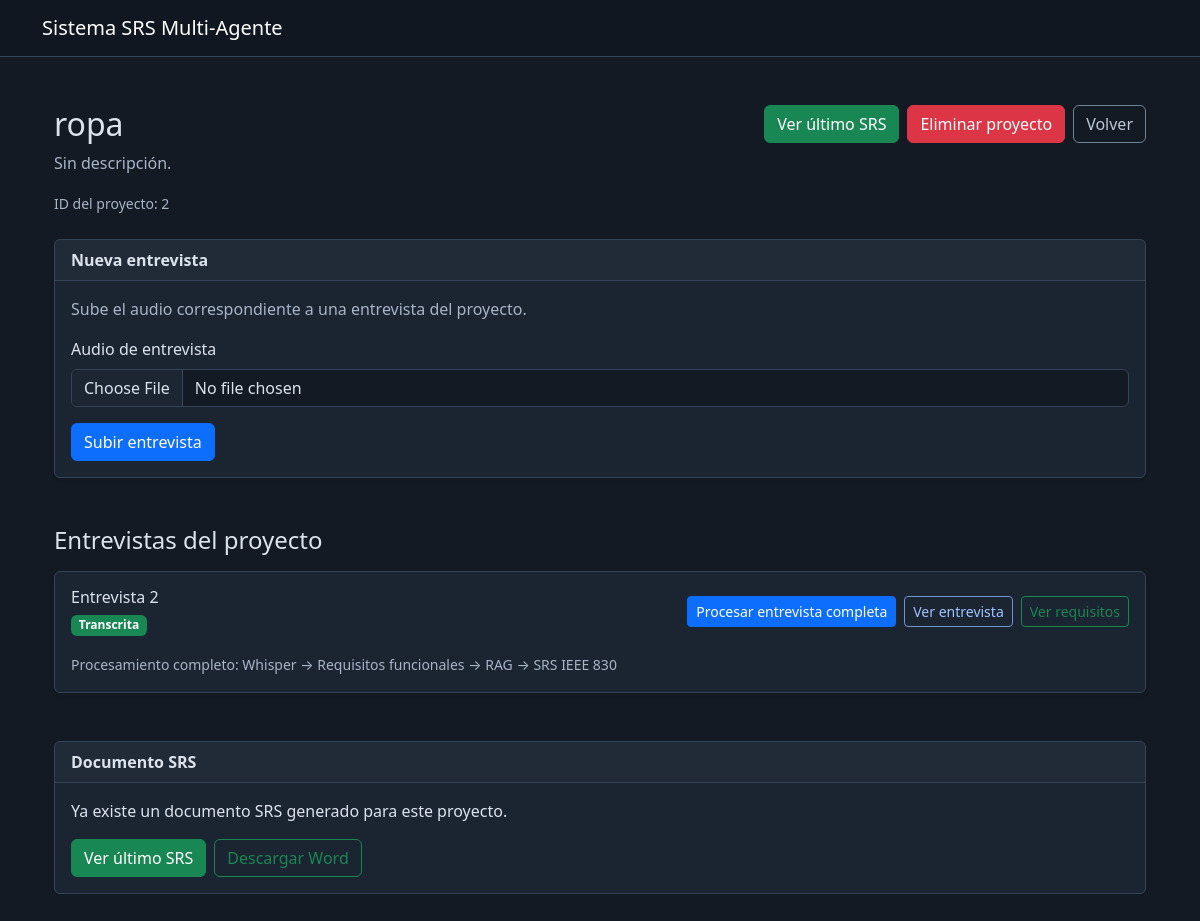
The app's page /projects/2 with its own data.
### app/models.py (models this page shows, shortened)
class Project(db.Model):
    id = db.Column(
        db.Integer,
        primary_key=True
    )
    name = db.Column(
        db.String(150),
        nullable=False
    )
    description = db.Column(
        db.Text,
        nullable=True
    )
    created_at = db.Column(
        db.DateTime,
        default=datetime.utcnow
    )

class Interview(db.Model):
    original_transcription = db.Column(db.Text, nullable=True)
    id = db.Column(
        db.Integer,
        primary_key=True
    )
    project_id = db.Column(
        db.Integer,
        db.ForeignKey("project.id"),
        nullable=False
    )
    audio_path = db.Column(
        db.String(300),
        nullable=True
    )
    transcription = db.Column(
        db.Text,
        nullable=True
    )
    created_at = db.Column(
        db.DateTime,
        default=datetime.utcnow
    )

### app/routes.py (the view)
@main.route(
    "/projects/<int:project_id>"
)
def project_detail(project_id):
    project = Project.query.get_or_404(
        project_id
    )
    interviews = (
        Interview.query
        .filter_by(
            project_id=project.id
        )
        .order_by(
            Interview.created_at.desc()
        )
        .all()
    )
    latest_srs = (
        SRSDocument.query
        .filter_by(
            project_id=project.id
        )
        .order_by(
            SRSDocument.created_at.desc()
        )
        .first()
    )
    return render_template(
        "project.html",
        project=project,
        interviews=interviews,
        project_context=get_project_context(project.id),
        latest_srs=latest_srs
    )

### app/routes.py (called while the page is built)
def load_enriched_context(
    enriched_context
):
    if not enriched_context:
        return None
    try:
        context = json.loads(
            enriched_context
        )
        if isinstance(
            context,
            dict
        ):
            return context
    except (
        json.JSONDecodeError,
        TypeError
    ):
        pass
    return None

def get_project_context(project_id):
    record = db.session.get(ProjectContext, project_id)
    return load_enriched_context(record.content) if record else None

### app/templates/project.html
{% extends "base.html" %}
{% block content %}
<div class="container py-4">
    <div
        class="d-flex
               justify-content-between
               align-items-start
               flex-wrap
               gap-3
               mb-4"
    >
        <div>
            <h2>
                {{ project.name }}
            </h2>
            <p class="text-muted">
                {{ project.description
                   or
                   "Sin descripción." }}
            </p>
            <small class="text-muted">
                ID del proyecto:
                {{ project.id }}
            </small>
        </div>
        <div class="d-flex flex-wrap gap-2">
            {% if latest_srs %}
                <a
                    href="{{ url_for(
                        'main.view_srs',
                        document_id=latest_srs.id
                    ) }}"
                    class="btn btn-success"
                >
                    Ver último SRS
                </a>
            {% endif %}
            <form
                action="{{ url_for(
                    'main.delete_project',
                    project_id=project.id
                ) }}"
                method="POST"
                onsubmit="
                    return confirm(
                        '¿Seguro que deseas eliminar este proyecto? Se eliminarán también sus entrevistas, requisitos y documentos SRS.'
                    );
                "
            >
                <button
                    type="submit"
                    class="btn btn-danger"
                >
                    Eliminar proyecto
                </button>
            </form>
            <a
                href="{{ url_for(
                    'main.index'
                ) }}"
                class="btn btn-outline-secondary"
            >
                Volver
            </a>
        </div>
    </div>
    <div class="card mb-5 shadow-sm">
        <div class="card-header">
            <strong>
                Nueva entrevista
            </strong>
        </div>
        <div class="card-body">
            <p class="text-muted">
                Sube el audio correspondiente
                a una entrevista del proyecto.
            </p>
            <form
                method="POST"
                action="{{ url_for(
                    'main.upload_interview',
                    project_id=project.id
                ) }}"
                enctype="multipart/form-data"
            >
                <div class="mb-3">
                    <label
                        for="audio"
                        class="form-label"
                    >
                        Audio de entrevista
                    </label>
                    <input
                        id="audio"
                        type="file"
                        name="audio"
                        class="form-control"
                        accept=".mp3,.wav,.m4a,.ogg,.webm,.mp4"
                        required
                    >
                </div>
                <button
                    type="submit"
                    class="btn btn-primary"
                >
                    Subir entrevista
                </button>
            </form>
        </div>
    </div>
    <h4 class="mb-3">
        Entrevistas del proyecto
    </h4>
    {% if interviews %}
        {% for interview in interviews %}
            <div class="card mb-3 shadow-sm">
                <div class="card-body">
                    <div
                        class="d-flex
                               justify-content-between
                               align-items-center
                               flex-wrap
                               gap-3"
                    >
                        <div>
                            <h6 class="mb-1">
                                Entrevista
                                {{ interview.id }}
                            </h6>
                            {% if interview.transcription %}
                                <span class="badge bg-success">
                                    Transcrita
                                </span>
                            {% else %}
                                <span class="badge bg-secondary">
                                    Pendiente de transcripción
                                </span>
                            {% endif %}
                        </div>
                        <div class="d-flex flex-wrap gap-2">
                            <form
                                method="POST"
                                action="{{ url_for(
                                    'main.process_interview_all',
                                    interview_id=interview.id
                                ) }}"
                                onsubmit="
                                    return confirm(
                                        'Se procesará la entrevista. Si tiene aclaraciones, se conservarán sus RF actualizados y se regenerarán el contexto y el SRS. Puede tardar varios minutos. ¿Deseas continuar?'
                                    );
                                "
                            >
                                <button
                                    type="submit"
                                    class="btn btn-primary btn-sm"
                                >
                                    Procesar entrevista completa
                                </button>
                            </form>
                            <a
                                href="{{ url_for(
                                    'main.interview_detail',
                                    interview_id=interview.id
                                ) }}"
                                class="btn btn-outline-primary btn-sm"
                            >
                                Ver entrevista
                            </a>
                            {% if interview.transcription %}
                                <a
                                    href="{{ url_for(
                                        'main.view_requirements',
                                        interview_id=interview.id
                                    ) }}"
                                    class="btn btn-outline-success btn-sm"
                                >
                                    Ver requisitos
                                </a>
                            {% endif %}
                        </div>
                    </div>
                    <div class="mt-3">
                        <small class="text-muted">
                            Procesamiento completo:
                            Whisper
                            →
                            Requisitos funcionales
                            →
                            RAG
                            →
                            SRS IEEE 830
                        </small>
                    </div>
                </div>
            </div>
        {% endfor %}
    {% else %}
        <div class="alert alert-info">
            Este proyecto todavía no tiene
            entrevistas registradas.
        </div>
    {% endif %}
    {% if latest_srs %}
        <div class="card mt-5">
            <div class="card-header">
                <strong>
                    Documento SRS
                </strong>
            </div>
            <div class="card-body">
                <p>
                    Ya existe un documento SRS
                    generado para este proyecto.
                </p>
                <div class="d-flex flex-wrap gap-2">
                    <a
                        href="{{ url_for(
                            'main.view_srs',
                            document_id=latest_srs.id
                        ) }}"
                        class="btn btn-success"
                    >
                        Ver último SRS
                    </a>
                    <a
                        href="{{ url_for(
                            'main.download_srs',
                            document_id=latest_srs.id
                        ) }}"
                        class="btn btn-outline-success"
                    >
                        Descargar Word
                    </a>
                </div>
            </div>
        </div>
    {% endif %}
</div>
{% endblock %}

### app/static/css/style.css (style rules this page uses)
:root[data-bs-theme="dark"] { color-scheme: dark; --bs-body-bg: #141a23; --bs-body-color: #dbe3ed; --bs-emphasis-color: #ecf1f7; --bs-secondary-color: #a8b5c6; --bs-secondary-bg: #202b3a; --bs-tertiary-bg: #1c2633; --bs-border-color: #354358; --bs-link-color: #9fc4ff; --bs-link-color-rgb: 159, 196, 255; --bs-link-hover-color: #c5dcff; --bs-link-hover-color-rgb: 197, 220, 255; }
body { background-color: var(--bs-body-bg); color: var(--bs-body-color); }
.card { --bs-card-bg: #1b2431; --bs-card-border-color: #354358; }
.form-control::placeholder { color: #a8b5c6; opacity: 1; }
.btn-outline-primary { --bs-btn-color: #9fc4ff; --bs-btn-border-color: #6e96cf; }
.btn-outline-secondary { --bs-btn-color: #bcc8d8; --bs-btn-border-color: #718196; }
.card { height: 100%; }

### records on screen
Project: name "ropa", description "Sin descripción.", id "2"
Interview: id "2", shows "Transcrita"
